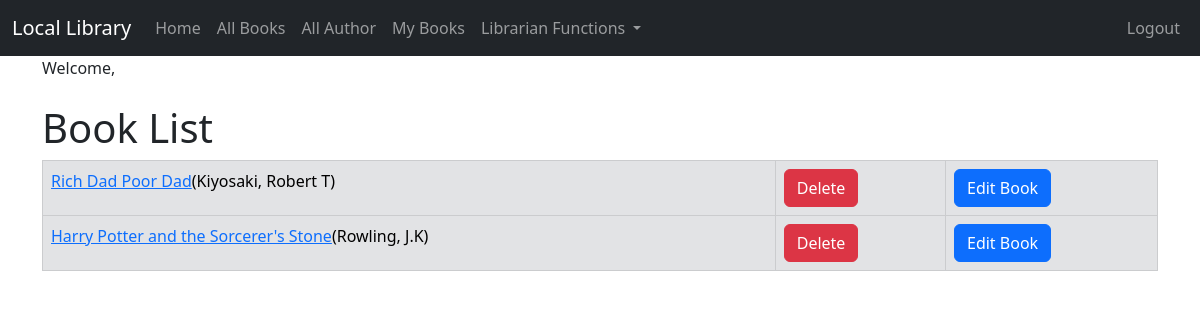
Page /book_list/ (signed in) on the committed database.
### catalog/models.py (models this page shows, shortened)
class Book(models.Model):
    title = models.CharField(max_length=200)
    author = models.ForeignKey('Author', on_delete=models.RESTRICT, null=True)
    summary = models.TextField(max_length=1000, help_text='Enter a brief description of the book')
    isbn = models.CharField('ISBN', max_length=13, unique=True,
                                   help_text='13 Character <a href="https://www.isbn-international.org/content/what-isbn">ISBN number</a>')
    genre = models.ManyToManyField(Genre, help_text='Select a genre for this book')
    book_image = models.ImageField(upload_to='images/', null=True, blank=True)
    def get_absolute_url(self):
        return reverse('book_detail', args=[str(self.id)])

class Author(models.Model):
    first_name = models.CharField(max_length=100)
    last_name = models.CharField(max_length=100)
    date_of_birth = models.DateField(null=True, blank=True)
    date_of_death = models.DateField('Died', null=True, blank=True)
    author_image = models.ImageField(upload_to='images/', null=True, blank=True)
    class Meta:
        ordering = ['last_name', 'first_name']
    def __str__(self):
        return f'{self.last_name}, {self.first_name}'

### catalog/views.py (the view)
# urls.py: path('book_list/', views.BookListView.as_view(), name='book_list'),
class BookListView(LoginRequiredMixin,generic.ListView):
   model = Book

### catalog/templates/catalog/book_list.html (shortened to what this page needs)
{% extends "catalog/base.html" %}
{% block content %}
    <h1>Book List</h1>
    {% if book_list %}
        <table class="table table-bordered">
            {% for book in book_list %}
                <tr class="table-secondary">
                    <td><a href="{{ book.get_absolute_url }}">{{ book.title }}</a>({{book.author}})</td>
                    {% if user.is_superuser %}
                        <td><a href="{% url 'book_delete' pk=book.pk %}"
                                   onclick="return confirm('Are you sure you want to delete?')"
                                   class="btn btn-danger">Delete</a>
                        </td>
                        <td><a href="{% url 'book_update' pk=book.pk %}" class="btn btn-primary">Edit Book</a></td>
                    {% endif %}
                </tr>
            {% endfor %}
        </table>
    {% else %}
        <p>There are no books in the library.</p>
    {% endif %}
{% endblock %}

### rows in the picture
Book: title "Rich Dad Poor Dad", author "Kiyosaki, Robert T"
Book: title "Harry Potter and the Sorcerer's Stone", author "Rowling, J.K"
